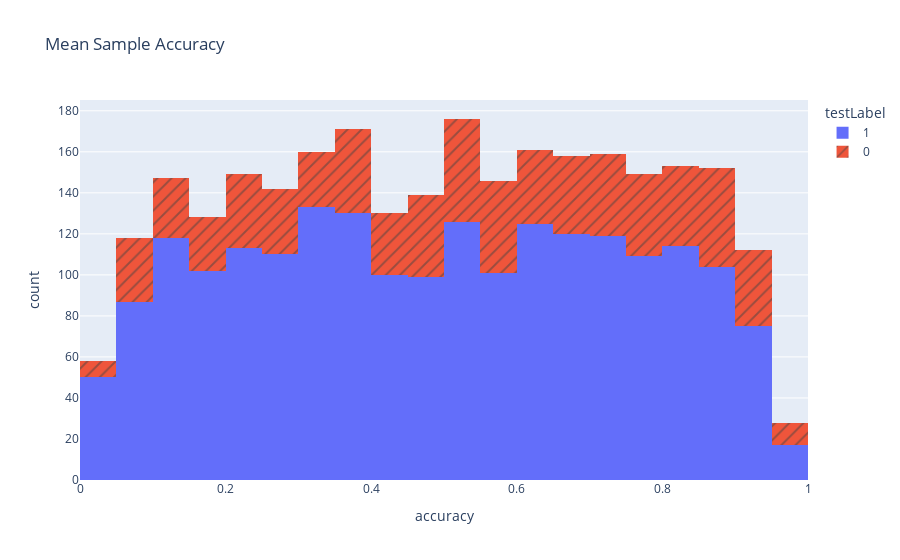

Source (notebook cell):
### Code cell
import plotly.express as px

# Group by sample ID and label, calculate mean accuracy for each sample
mean_accuracy = sampleResults.loc[sampleResults['model']=='LinearSVC'].groupby(['id', 'testLabel'])['accuracy'].mean().reset_index()

# Create histogram of mean accuracy
fig = px.histogram(mean_accuracy, x='accuracy', color='testLabel', pattern_shape='testLabel', title="Mean Sample Accuracy")
fig.show()

### Figure 1 — Plotly figure (JSON) as saved in the notebook; plotly's stock layout.template omitted (floating-point values rounded to 4 significant figures; data arrays with more than 128 entries replaced by an {"elided": "..."} marker saying what was removed)
{"data": [{"alignmentgroup": "True", "bingroup": "x", "hovertemplate": "testLabel=1<br>accuracy=%{x}<br>count=%{y}<extra></extra>", "legendgroup": "1", "marker": {"color": "#636efa", "pattern": {"shape": ""}}, "name": "1", "offsetgroup": "1", "orientation": "v", "showlegend": true, "type": "histogram", "x": {"elided": "2052 float values"}, "xaxis": "x", "yaxis": "y"}, {"alignmentgroup": "True", "bingroup": "x", "hovertemplate": "testLabel=0<br>accuracy=%{x}<br>count=%{y}<extra></extra>", "legendgroup": "0", "marker": {"color": "#EF553B", "pattern": {"shape": "/"}}, "name": "0", "offsetgroup": "0", "orientation": "v", "showlegend": true, "type": "histogram", "x": {"elided": "684 float values"}, "xaxis": "x", "yaxis": "y"}], "layout": {"barmode": "relative", "legend": {"title": {"text": "testLabel"}, "tracegroupgap": 0}, "title": {"text": "Mean Sample Accuracy"}, "xaxis": {"anchor": "y", "domain": [0, 1], "title": {"text": "accuracy"}}, "yaxis": {"anchor": "x", "domain": [0, 1], "title": {"text": "count"}}}}
